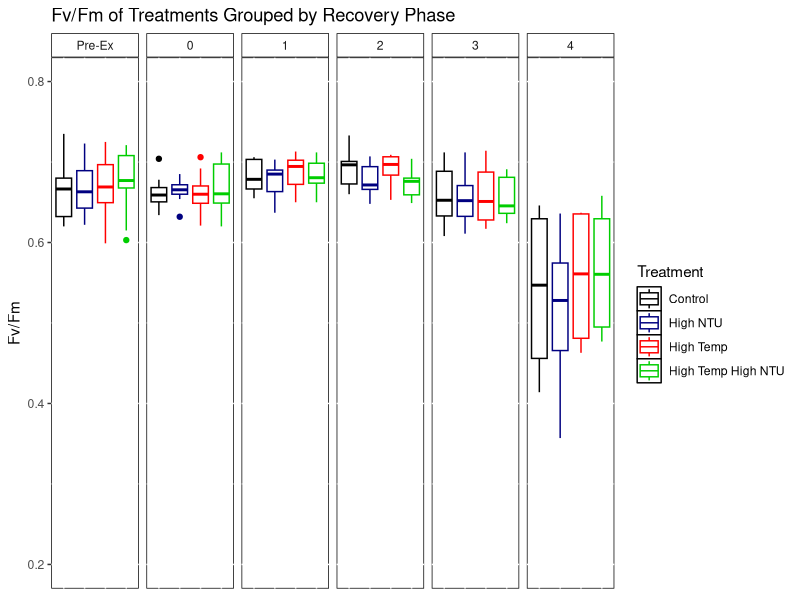

Source code (R):
## ---- chunk 1
knitr::opts_chunk$set(echo = TRUE)
## ---- chunk 2
#Let's bring in our data
datos <- read.csv("OFAV_PAM_FDEP(Recovery P2).csv")

#so let's get rid of NAs

#and we need to bring in a package for this
library(tidyr)

#And how we get rid of our empty rows
datos.no.blank <- datos %>% drop_na(Genotype)

#And our sacrifice treatments
datos.no.sac <- datos.no.blank[ which(datos.no.blank$Treatment != "x"), ]

#Now we have to do some subsituting for consistency with other plots
class(datos.no.sac$Treatment) #Character
unique(datos.no.sac$Treatment) #"NT" "T"  "0"  "N"

#We also need to re-name our treatments for consistency with other graphs
datos.no.sac$Treatment <- sub("0", "Control", datos.no.sac$Treatment)
datos.no.sac$Treatment <- sub("NT", "high temp high ntu", datos.no.sac$Treatment)
datos.no.sac$Treatment <- sub("N", "high ntu", datos.no.sac$Treatment)
datos.no.sac$Treatment <- sub("T", "high temp", datos.no.sac$Treatment)


#And we have to do this in multiple steps to prevent replacement in the middle of words
datos.no.sac$Treatment <- sub("high", "High", datos.no.sac$Treatment)
#Apparently this only replaces the first "high" in each string, but we can fix that later
#Remember, it's only stupid if it doesn't work
datos.no.sac$Treatment <- sub("temp", "Temp", datos.no.sac$Treatment)
datos.no.sac$Treatment <- sub("high ntu", "High NTU", datos.no.sac$Treatment)
datos.no.sac$Treatment <- sub("ntu", "NTU", datos.no.sac$Treatment)


#For clear planning we may want to do some renaming
datos.no.sac$Recovery.Phase <- sub("a", "Pre-Ex", datos.no.sac$Recovery.Phase)

#Also for plotting reasons we may need to make a new column with recovery phase as a factor
datos.no.sac$F.Recovery.Phase <- as.factor(datos.no.sac$Recovery.Phase)
unique(datos.no.sac$F.Recovery.Phase)

datos.no.sac$F.Recovery.Phase <- factor(datos.no.sac$F.Recovery.Phase, 
                                        levels = c("Pre-Ex", "0", "1", "2", "3", "4"))

unique(datos.no.sac$F.Recovery.Phase) #Got it ordered how we want it

#Let's plot our data
library(ggplot2)
p2 <- ggplot(datos.no.sac, aes(x= Treatment, y=Fv.Fm, color =Treatment)) + 
  scale_color_manual(values = c("black", "#000080", "#FF0000", "#00CD00"),
                     name = "Treatment")+
    geom_boxplot() +
  theme(panel.background = element_rect(fill = "white", colour = "black"))+
    facet_wrap(~F.Recovery.Phase, nrow = 1, scale="fixed")+
  theme(strip.background=element_rect(colour="black",
                                    fill="white"))+
  ylim(0.2, 0.8)+
  theme(axis.title.x=element_blank(),
        axis.text.x=element_blank(),
        axis.ticks.x=element_blank())+
  xlab("")+
  ylab("Fv/Fm")+
  ggtitle("Fv/Fm of Treatments Grouped by Recovery Phase")

p2
